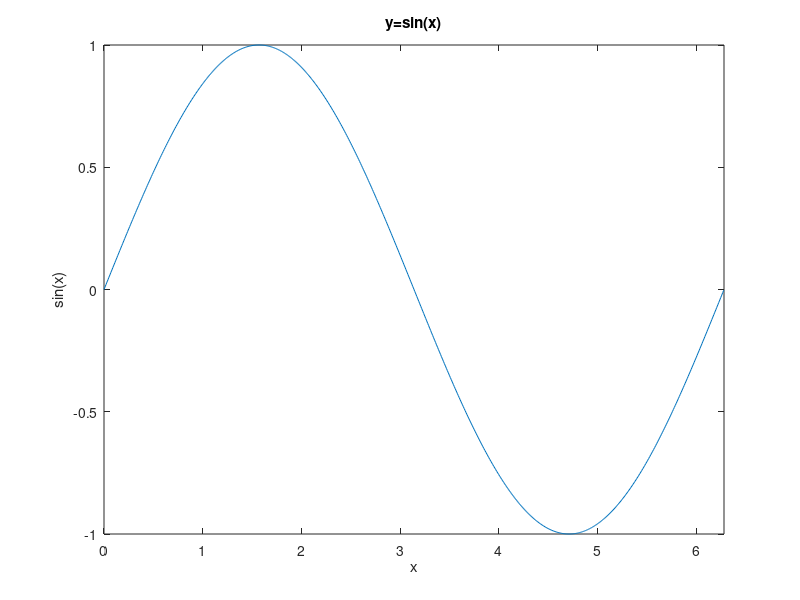
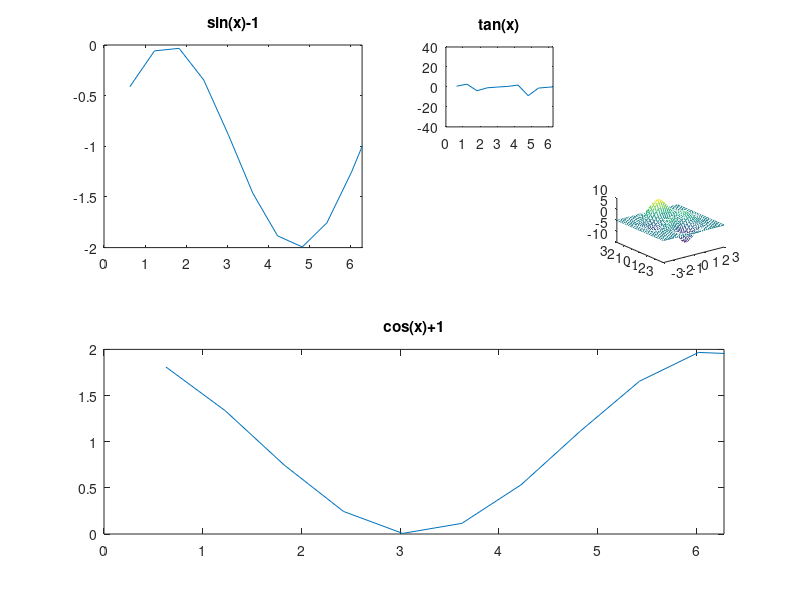

Reproduce these figures in MATLAB, in order.
%% MATLAB数据类型 
%数字、字符与字符串、矩阵、元胞数组、结构体
%字符与字符串
s = 'a';
abs(s)        %取ASCII码
char(65)      %ASCII码转字符
num2str(65)   %数字转字符串
doc num2str   %查询函数作用
%矩阵
A = [1 2 3;4 5 2;3 2 7];
B = A';      %矩阵转置
C = A(:);    %拉伸为列向量
D = inv(A);  %逆矩阵
A * D        %A矩阵乘以逆矩阵等于单位矩阵

E = zeros(10,5,3);         %10行5列3通道全0矩阵
E(:,:,1) = rand(10,5)      %rand生成0到1之间的10行5列均匀分布的伪随机数
E(:,:,2) = randi(5,10,5)   %randi生成均匀分布的伪随机整数，randi(iMax,m,n)，生成0到iMax之间的整数
E(:,:,3) = randn(10,5)     %randn生成标准正太分布的伪随机数

%元胞数组
F = cell(1,6)    %定义1行6列的元胞数组  ！！MATLAB是从1开始的
F{2} = eye(3)    %eye生成3*3的单位矩阵
F{5} = magic(5)  %magic生成5阶幻方
G = F{5}

%结构体  类字典Python中
books = struct('name',{{'Machine Learning','Data Mining'}},'price',[30,40])
books.name      %用键获取值
books.name(1)   %取出的是cell
books.name{1}   %取出的是string

%% MATLAB矩阵操作
%矩阵的定义与构造
A = [1 2 3 5 8 5 4 6];
B = 1:2:9;                  %生成1到9之间步长为2的矩阵
C = repmat(B,3,1);          %repmat生成B矩阵重复3行1列
D = ones(2,4);              %ondes生成2行4列的全1矩阵
%矩阵的四则运算
A = [1 2 3 4; 5 6 7 8]
B = [1 1 2 2; 2 2 1 1]
C = A + B     %对应项相加
D = A - B     %对应项相减
E = A * B'    %A乘B转置
F = A .* B    %对应项相乘，所有用.的都是对应项
G = A / B     %A乘B的逆
H = A ./ B    %对应项相除
%矩阵的下标
A = magic(5)
B = A(2,3)    %取第2行第3列的值
C = A(3,:)    %取第3行的所有值
D = A(:,4)    %取第4列的所有值
[m,n] = find(A > 20)  %找大于20的序号值/矩阵

%% MATLAB逻辑与流程控制
%1.if...else...end
a = 100;
b = 20;
if a > b
    "成立"
else
    "不成立"
end
%2.for...end
sum = 0;
for n = 1:5
    sum = sum + n^2;
end
%3.while...end
s = 0;
n = 1;
while n <= 10
    s = s + n;
    n = n + 1;
end
%4.switch...case...end
a = 100;
switch a 
    case 1
        "One"
    case 10
        "Ten"
    case 100
        "Hundred"
    otherwise
        "Unknow"
end

%% MATLAB基本绘图操作
%二维平面绘图
x = 0:0.01:2*pi;    %生成0到2pi差为0.01的等差数列
y = sin(x);
figure              %生成画板
plot(x,y)           %绘制x,y
title('y=sin(x)')   %图片标题
xlabel('x')         %x轴标签
ylabel('sin(x)')    %y轴标签
xlim([0 2*pi])      %x轴限制范围为[0,2pi],解决matlab右侧空白问题

x = 0:0.01:20;
y1 = 200*exp(-0.05*x).*sin(x);
y2 = 0.8*exp(-0.5*x).*sin(10*x);
figure
[AX,H1,H2] = plotyy(x,y1,x,y2,'plot');              %plotyy公用一个x坐标系
set(get(AX(1),'Ylabel'),'String','Slow Decay')      %在y轴上设置左标签
set(get(AX(2),'Ylabel'),'String','Fast Decay')      %在y轴上设置右标签
xlabel('Time (\musec)')
title('Multiple Decay Rates')
set(H1,'LineStyle','--')    %设置虚线                            
set(H1,'LineStyle',':')     %设置冒号线

%三维立体绘图
t = 0:pi/50:10*pi;
plot3(sin(t),cos(t),t)  %plot3三维绘图x,y,z
xlabel('sin(t)')
ylabel('cos(t)')
zlabel('t')
grid on         %开启网格
axis square     %正交视图

%图形窗口的分割
x = linspace(0.2*pi,60);
subplot(2,2,1)      %将画板分为2行2列，子图在其中的第1个格
plot(x,sin(x)-1);
title('sin(x)-1');
axis([0,2*pi,-2,0])
subplot(2,1,2)      %将画板分为2行2列，子图在其中的第2个格
plot(x,cos(x)+1)
title('cos(x)+1');
axis([0,2*pi,0,2])
subplot(4,4,3)      %将画板分为4行4列，子图在其中的第3个格
plot(x,tan(x));
title('tan(x)');
axis([0,2*pi,-40,40])
subplot(4,4,8);      %将画板分为4行4列，子图在其中的第8个格
plot(x,cot(x));
title('cot(x)');
axis([0,2*pi,-35,35])

%% 图形的保存与导出
%(1) Figure视窗下→编辑→复制图形(窗)
%(2) Figure视窗下→文件→导出设置

%% 补充内容
[x,y,z] = peaks(30);    %peaks生成双峰函数
mesh(x,y,z)
grid


%% 清空环境变量及命令
clear all  % 清除Workspace中的所有变量
clc        % 清除Command Window中的所有命令